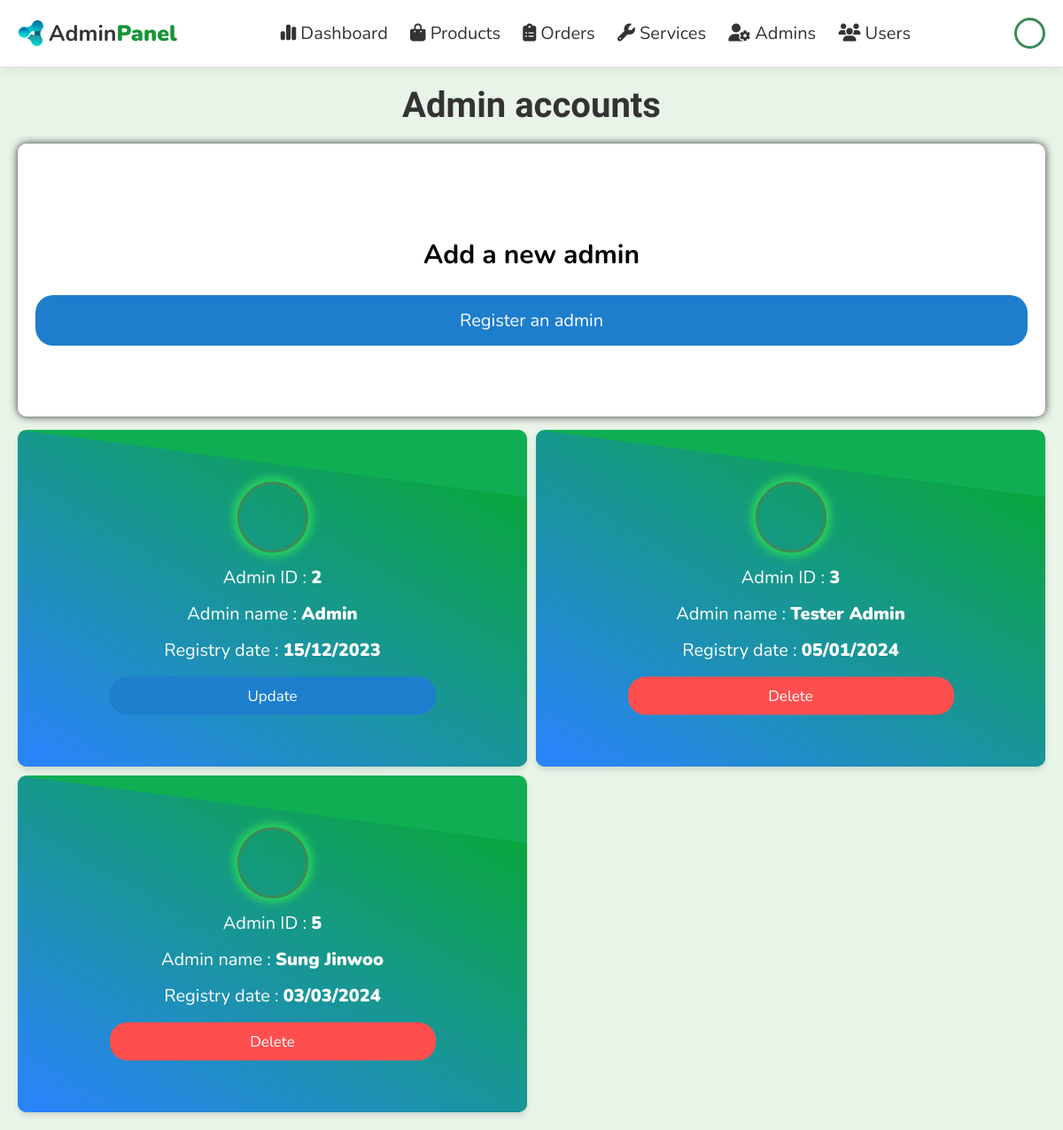
Page /admin/admin_accounts.php (signed in) on the committed database.
### tables this page shows
CREATE TABLE `users` (
  `id` int(100) NOT NULL,
  `name` varchar(100) NOT NULL,
  `email` varchar(100) NOT NULL,
  `password` varchar(50) NOT NULL,
  `isAdmin` tinyint(1) NOT NULL DEFAULT 0,
  `avatar` text NOT NULL DEFAULT 'logedin.png',
  `reg_date` date DEFAULT current_timestamp()
);

### admin/admin_accounts.php (the view, shortened to what this page needs)
<?php
include '../components/connect.php';
if (isset($_SESSION['admin_id'])) {
  $admin_id = $_SESSION['admin_id'];
} else {
  $admin_id = '';
  header('Location: user_login.php');
};
?>
<!DOCTYPE html>
<html lang="en">
<head>
  <link rel="stylesheet" href="https://cdnjs.cloudflare.com/ajax/libs/font-awesome/6.1.1/css/all.min.css">
  <link rel="stylesheet" href="../css/admin_style.css">
  <link rel="stylesheet" href="../css/global.css">
</head>
<body style="height: auto;">
  <?php include '../components/admin_header.php'; ?>
  <?php
  $select_admin_exists = $conn->prepare("SELECT id FROM `users` WHERE id = ? AND isAdmin = 1");
  $select_admin_exists->execute([$admin_id]);
  if ($select_admin_exists->rowCount() == 0) {
    header("Location: admin_login.php");
  } else {
  ?>
    <section class="accounts">
      <h1 class="heading">Admin accounts</h1>
      <div class="new-admin-container">
        <div id="add-new-admin">
          <p>Add a new admin</p>
          <a href="register_admin.php" class="option-btn">Register an admin</a>
        </div>
      </div>
      <div class="box-container">
        <?php
        $select_accounts = $conn->prepare("SELECT * FROM `users` WHERE isAdmin = 1");
        $select_accounts->execute();
        if ($select_accounts->rowCount() > 0) {
          while ($fetch_accounts = $select_accounts->fetch(PDO::FETCH_ASSOC)) {
        ?>
            <div class="user-card">
              <div class="after"></div>
              <div class="user-info">
                <div style="margin-bottom: 0.7rem; border: 3px solid #3b8a59; display: inline-block; width: 80px; height: 80px; border-radius: 50%; background-image: url('../uploaded_img/user_avatar/<?= $fetch_accounts['avatar'] ?>'); background-size: cover; box-shadow: 0 0 10px 5px #2ad45b; "></div>
                <p> Admin ID : <span><?= $fetch_accounts['id']; ?></span> </p>
                <p> Admin name : <span><?= $fetch_accounts['name']; ?></span> </p>
                <p> Registry date : <span><?= date('d/m/Y', strtotime($fetch_accounts['reg_date'])); ?></span></p>
                <div class="flex-btn">
                  <?php
                  if ($fetch_accounts['id'] == $admin_id) {
                    echo '<a href="update_profile.php" class="option-btn">Update</a>';
                  }
                  ?>
                  <?php
                  if ($fetch_accounts['id'] != $admin_id && $fetch_accounts['id'] != 2) {
                    echo '<a href="admin_accounts.php?delete=' . $fetch_accounts['id'] . '" onclick="return confirm(\'Delete this account?\')" class="delete-btn">Delete</a>';
                  }
                  ?>
                </div>
              </div>
            </div>
        <?php
          }
        } else {
          echo '<p class="empty">There are currently no available admin accounts</p>';
        }
        ?>
      </div>
    </section>
  <?php
  }
  ?>
</body>
</html>

### components/admin_header.php (shortened to what this page needs)
<header class="header">
  <section class="flex">
    <div class="logo">
      <img src="../images/influxify-logo.ico" alt="logo" style="width: 30px;">
      <a href="../admin/dashboard.php">Admin<span>Panel</span></a>
    </div>
    <nav class="navbar">
      <a href="../admin/dashboard.php">
        <i class="fa-solid fa-chart-simple"></i> Dashboard
      </a>
      <a href="../admin/products.php">
        <i class="fas fa-shopping-bag"></i> Products
      </a>
      <a href="../admin/placed_orders.php">
        <i class="fa-solid fa-clipboard-list"></i> Orders
      </a>
      <a href="../admin/services.php">
        <i class="fa-solid fa-wrench"></i> Services
      </a>
      <a href="../admin/admin_accounts.php">
        <i class="fas fa-user-cog"></i> Admins
      </a>
      <a href="../admin/users_accounts.php">
        <i class="fas fa-users"></i> Users
      </a>
    </nav>
    <div class="icons">
      <?php
      $admin_avatar = $conn->prepare("SELECT `avatar` FROM `users` WHERE id = ?");
      $admin_avatar->execute([$admin_id]);
      $avatar_result = $admin_avatar->fetchColumn();
      $admin_name = $conn->prepare("SELECT `name` FROM `users` WHERE id = ?");
      $admin_name->execute([$admin_id]);
      $name_result = $admin_name->fetchColumn();
      if ($admin_id && !empty($avatar_result)) {
        $user_image = $avatar_result;
      } else {
        $user_image = "default.png";
      }
      ?>
      <div id="admin-btn" style="border: 3px solid #3b8a59; margin: 0; display: inline-block; width: 35px; height: 35px; border-radius: 50%; background-image: url('../uploaded_img/user_avatar/<?= $user_image ?>'); background-size: cover; " title="<?= $name_result; ?>"></div>
    </div>
  </section>
</header>

### css/admin_style.css (style rules this page uses)
.accounts { background: var(--body); min-height: 100%; transition: 0.5s ease; }
.accounts .box-container { width: 100%; display: grid; grid-template-columns: repeat(auto-fit, minmax(calc(33.33% - 10px), 1fr)); grid-gap: 10px; }
.accounts .box-container > div { width: 100%; margin: 0; }
@media screen and (max-width: 1200px) { .accounts .box-container { grid-template-columns: repeat(auto-fit, minmax(calc(50% - 10px), 1fr)); } }
.accounts .box-container .user-card { position: relative; height: 380px; border-radius: 10px; overflow: hidden; box-shadow: 0 4px 6px rgba(0, 0, 0, 0.1); background-color: #0fae52; display: flex; justify-content: center; align-items: center; transition: 0.5s ease; }
@media screen and (max-width: 1200px) { .accounts .box-container { justify-content: space-around; } }
.accounts .box-container .user-card .user-info { display: flex; align-items: center; flex-direction: column; width: 80%; }
.accounts .box-container .user-card .user-info > * { width: 80%; }
#add-new-admin { padding: 10px; padding-top: 0.5rem; border-radius: var(--border-radius); text-align: center; background-color: var(--white); box-shadow: 0 0 10px var(--black); }
.accounts .box-container .user-info p { font-size: 2rem; color: var(--light-color); margin: 0.7rem 0; }
.accounts .box-container .user-info p span { color: var(--white); }
.after { content: ""; position: absolute; top: 0; left: 0; width: 100%; height: 100%; transition: 0.5s ease; background: linear-gradient(-150deg, #05aa26, #2a83ff); clip-path: polygon(0 0, 100% 20%, 100% 100%, 0 100%); }
.user-info { position: absolute; top: 50%; left: 50%; transform: translate(-50%, -50%); text-align: center; color: #fff; z-index: 1; transition: 0.5s ease; }
.new-admin-container { width: 100%; display: flex; flex-direction: row; justify-content: center; align-items: center; margin-bottom: 1.5rem; }
#add-new-admin { width: 100%; padding: 8rem 2rem; }
#add-new-admin p { font-weight: bolder; font-size: 3rem; color: var(--light-color); margin: 2.5rem 0; }
#add-new-admin a { font-size: 2rem; padding: 1.5rem; }

### rows in the picture
users: id "2", name "Admin", reg_date "15/12/2023", shows "Update"
users: id "3", name "Tester Admin", reg_date "05/01/2024"
users: id "5", name "Sung Jinwoo", reg_date "03/03/2024"
